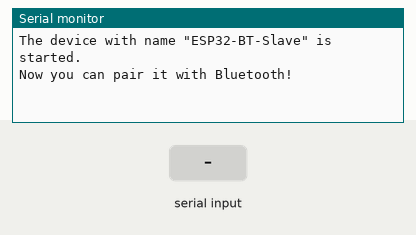
The sketch below on a simulated ESP32. On the bench: the last lines printed to the serial monitor. The inputs (shaded band) are chosen by the test bench. Nothing arrives over Bluetooth unless stated.

Above: at 1.2 s.
1.3 s: "1" received over the second serial link
At 2.2 s:
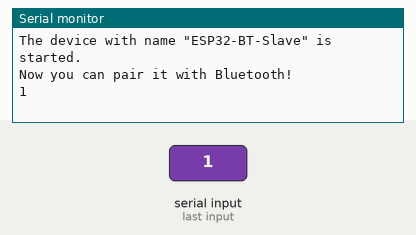
2.8 s: "0" received over the second serial link
At 3.2 s:
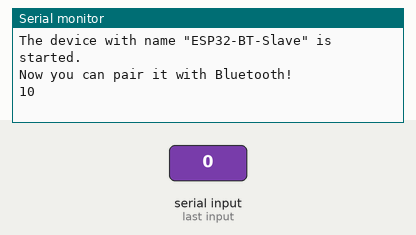

Measured:
- after the input at 1.3 s, the serial monitor: prints a new line at once (image 1)
- after the input at 2.8 s, the serial monitor: prints a new line at once (image 2)

The sketch:

Tarea5_practica4.ino
```cpp
#include "BluetoothSerial.h"

String device_name = "ESP32-BT-Slave";

// Check if Bluetooth is available
#if !defined(CONFIG_BT_ENABLED) || !defined(CONFIG_BLUEDROID_ENABLED)
  #error Bluetooth is not enabled! Please run `make menuconfig` to and enable it
#endif

// Check Serial Port Profile
#if !defined(CONFIG_BT_SPP_ENABLED)
  #error Serial Port Profile for Bluetooth is not available or not enabled. It is only available for the ESP32 chip.
#endif

BluetoothSerial SerialBT;

void setup() {
  Serial.begin(115200);
  SerialBT.begin(device_name); //Bluetooth device name
  //SerialBT.deleteAllBondedDevices(); // Uncomment this to delete paired devices; Must be called after begin
  Serial.printf("The device with name \"%s\" is started.\nNow you can pair it with Bluetooth!\n", device_name.c_str());
}

void loop() {
  if (Serial.available()) {
    SerialBT.write(Serial.read());
  }
  if (SerialBT.available()) {
    Serial.write(SerialBT.read());
  }
  delay(20);
}
```
